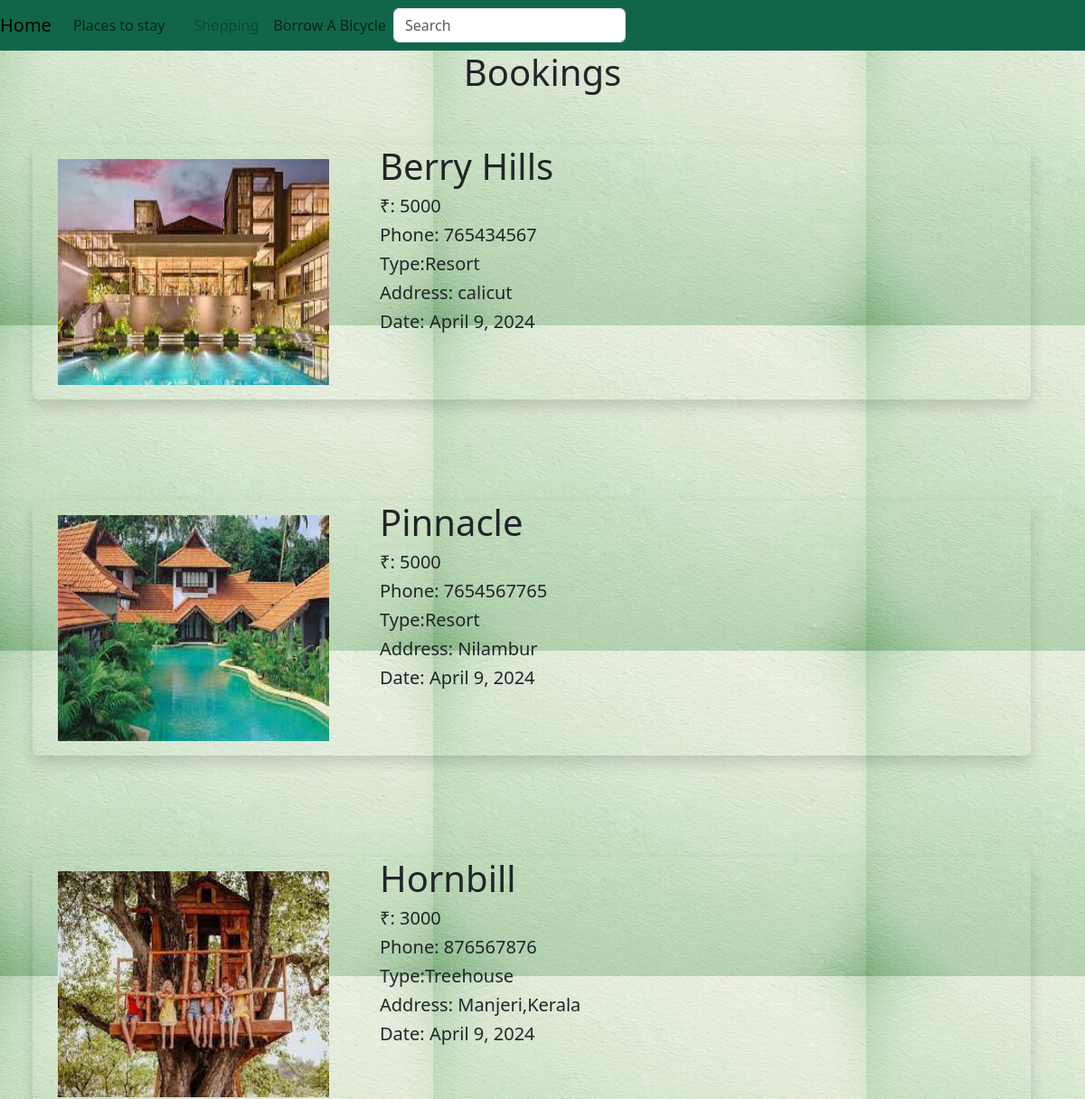
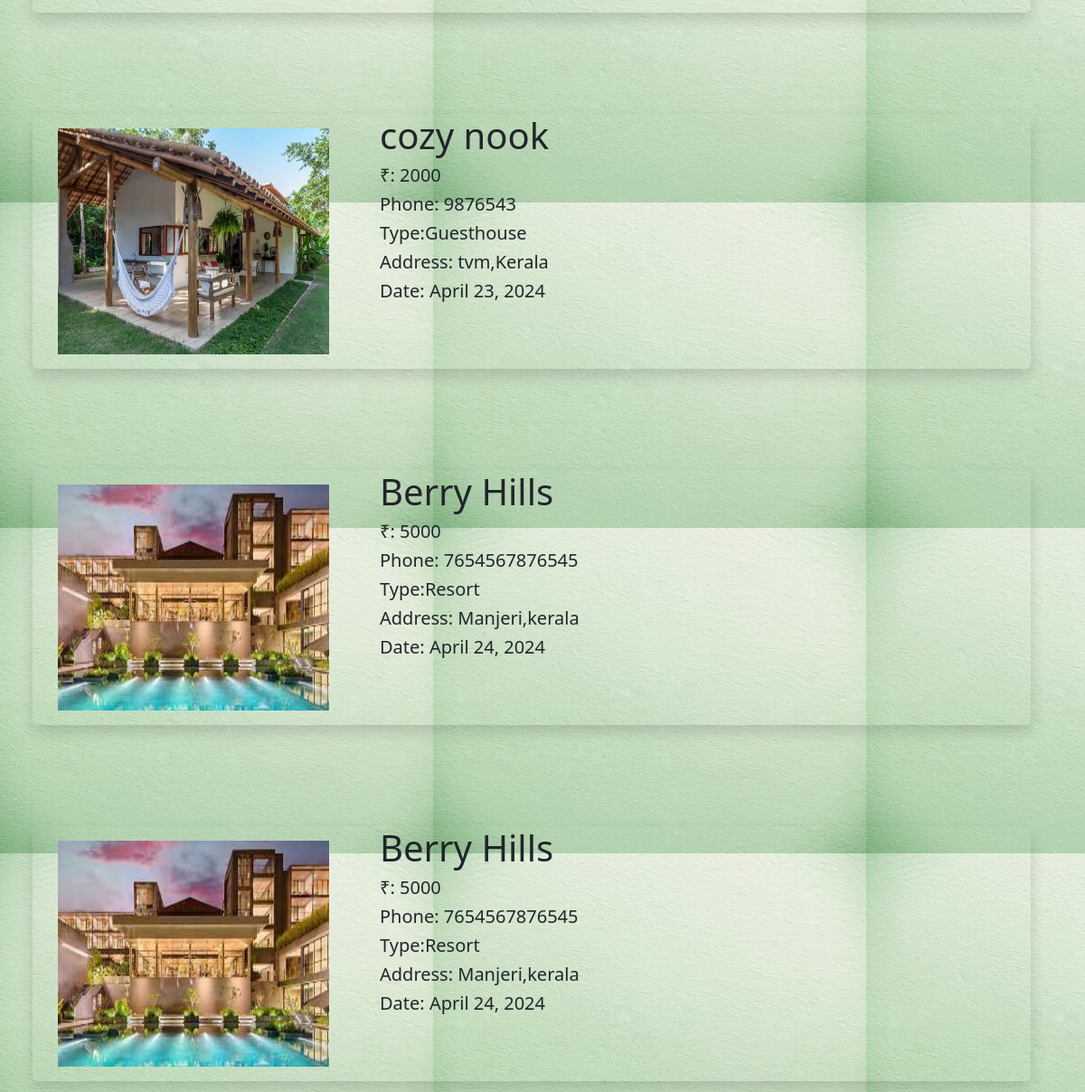
Screenshot of /account/mview (signed in) with the database file from the repository (2 pictures, top to bottom).
### account/models.py (models this page shows, shortened)
class Orders(models.Model):
    accomodation=models.ForeignKey(Accomodation,on_delete=models.CASCADE)
    user=models.ForeignKey(User,on_delete=models.CASCADE)
    phone=models.IntegerField()
    date=models.DateField(auto_now_add=True)
    address=models.CharField(max_length=500)
    options=(
        ('Order Placed','Order Placed'),
        ('Cancelled','Cancelled')
    )
    order_status=models.CharField(max_length=100,default="order placed")

class Accomodation(models.Model):
    name=models.CharField(max_length=100)
    options=(
        ('Hotels','Hotels'),
        ('Guesthouse','Guesthouse'),
        ('Resort','Resort'),
        ('Treehouse','Treehouse')
    )
    Type=models.CharField(max_length=100,choices=options,default='Hotels')
    Rating=models.IntegerField()
    price=models.IntegerField()
    image=models.ImageField(upload_to="accomodation_images",null=True)
    img2=models.ImageField(upload_to="accomodation_images",null=True)

### account/views.py (the view)
# urls.py: path('mview',BookedflistView.as_view(),name='mview'),
class BookedflistView(ListView):
    template_name="finishedbook.html"
    queryset=Orders.objects.all()
    context_object_name="orders"
    def get_queryset(self):
        queryset= super().get_queryset()
        queryset=queryset.filter(user=self.request.user)
        return queryset

### account/templates/finishedbook.html (shortened to what this page needs)
{% load static %}
<!doctype html>
<html lang="en">
    <head>
        <link
            href="https://cdn.jsdelivr.net/npm/bootstrap@5.3.2/dist/css/bootstrap.min.css"
            rel="stylesheet"
        />
    </head>
    <body background="{% static 'images/eco9.jpg' %}">
        <nav class="navbar navbar-expand-lg navbar-light" style="background-color: rgb(17, 102, 74);">
            <a class="navbar-brand" href="{% url 'home' %}">Home</a>
            <div class="collapse navbar-collapse" id="navbarSupportedContent">
              <ul class="navbar-nav mr-auto">
                <li class="nav-item active">
                  <a class="nav-link" href="#">Places to stay</a>
                <li class="nav-item">
                  <a class="nav-link" href="#"></a>
                <li class="nav-item">
                  <a class="nav-link disabled" href="#">Shopping</a>
                </li>
                <li class="nav-item">
                    <a class="nav-link" href="{% url 'bicycle' %}">Borrow A Bicycle</a>
                  </li>
              </ul>
              <form class="form-inline my-2 my-lg-0">
                <input class="form-control mr-sm-2" type="search" placeholder="Search" aria-label="Search">
              </form>
            </div>
          </nav>
       <h1 class="text-center">Bookings</h1>
{% for i in orders %}
<div class="p-5">
    <div class=" shadow rounded row mb-3 container-fluid">
        <div class="col-4 p-3">
            <img src="{{i.accomodation.image.url}}" class="img-fluid" style="height: 250px; width: 300px;"  alt="p_image">
        </div>
        <div class="col-8 ">
            <h1>{{i.accomodation.name}}</h1>
            <h5>₹: {{i.accomodation.price}}</h5>
            <h5>Phone: {{i.phone}}</h5>
            <h5>Type:{{i.accomodation.Type}}</h5>
            <h5>Address: {{i.address}}</h5>
            <h5>Date: {{i.date}}</h5>
        </div>
    </div>
</div>
{%endfor%}
    </body>
</html>

### rows the page displays
Orders: accomodation.image (picture), accomodation.name "Berry Hills", accomodation.price "5000", phone "765434567", accomodation.Type "Resort", address "calicut", date "April 9, 2024"
Orders: accomodation.image (picture), accomodation.name "Pinnacle", accomodation.price "5000", phone "7654567765", accomodation.Type "Resort", address "Nilambur", date "April 9, 2024"
Orders: accomodation.image (picture), accomodation.name "Hornbill", accomodation.price "3000", phone "876567876", accomodation.Type "Treehouse", address "Manjeri,Kerala", date "April 9, 2024"
Orders: accomodation.image (picture), accomodation.name "cozy nook", accomodation.price "2000", phone "9876543", accomodation.Type "Guesthouse", address "tvm,Kerala", date "April 23, 2024"
Orders: accomodation.image (picture), accomodation.name "Berry Hills", accomodation.price "5000", phone "7654567876545", accomodation.Type "Resort", address "Manjeri,kerala", date "April 24, 2024"
Orders: accomodation.image (picture), accomodation.name "Berry Hills", accomodation.price "5000", phone "7654567876545", accomodation.Type "Resort", address "Manjeri,kerala", date "April 24, 2024"
